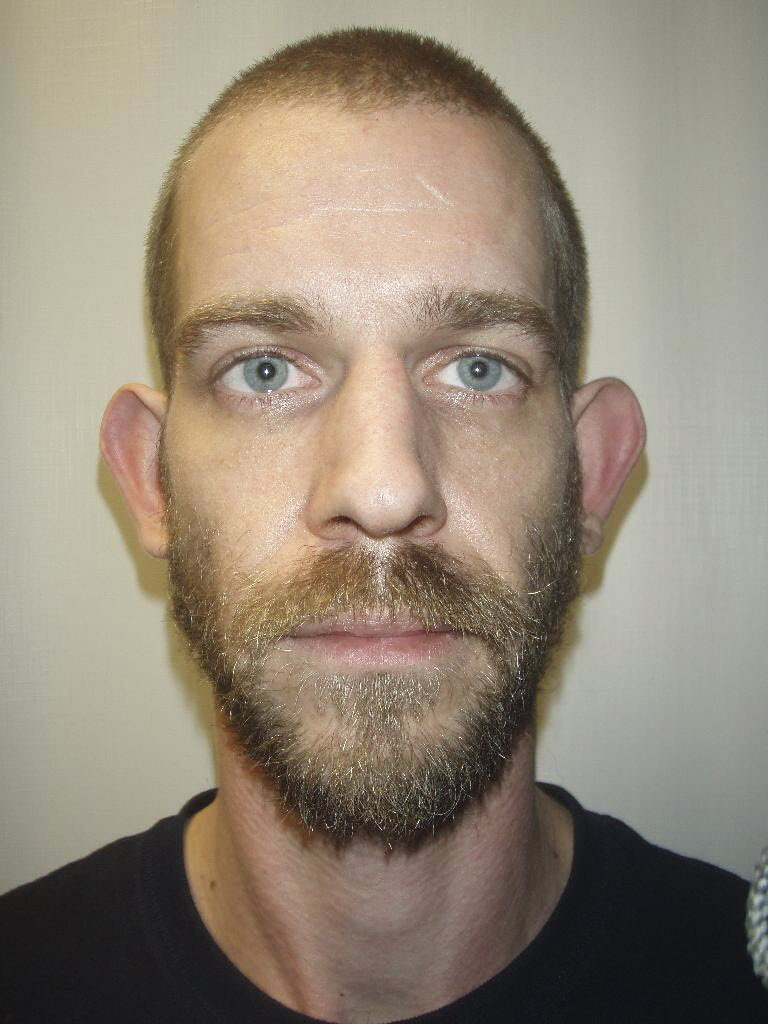
#> input picture sample_images/sample_face_0.jpg, 768 x 1024 px, given in place of sample_face_35.jpg, which was not available
$ python face_haarcascade_with_image.py
#> lines starting #> are read from the running program, lines starting #| are printed output that depends on the picture; after the words box and inside, x2 and y2 are one past the last pixel; in counts of white or black regions, pixels touching at a corner belong together; pictures that were not available may be replaced by others from this repository, and a replacement may not be noted
import numpy as np
import cv2
import time
from datetime import datetime

MAX_INDEX_FOR_PHOTOS = 44

if __name__ == '__main__':
    # multiple cascades: https://github.com/Itseez/opencv/tree/master/data/haarcascades
    #https://github.com/Itseez/opencv/blob/master/data/haarcascades/haarcascade_frontalface_default.xml
    face_cascade = cv2.CascadeClassifier('haarcascades/haarcascade_frontalface_default.xml')
    #https://github.com/Itseez/opencv/blob/master/data/haarcascades/haarcascade_eye.xml
    eye_cascade = cv2.CascadeClassifier('haarcascades/haarcascade_eye.xml')
    index = 35
    while True:
        image_name = 'sample_face_'+str(index)+'.jpg'
        img = cv2.imread('sample_images/'+image_name,cv2.IMREAD_COLOR)
#> img is the input picture: shape (1024, 768, 3); mean B, G, R 119.4, 135.1, 147.2
        gray = cv2.cvtColor(img, cv2.COLOR_BGR2GRAY)
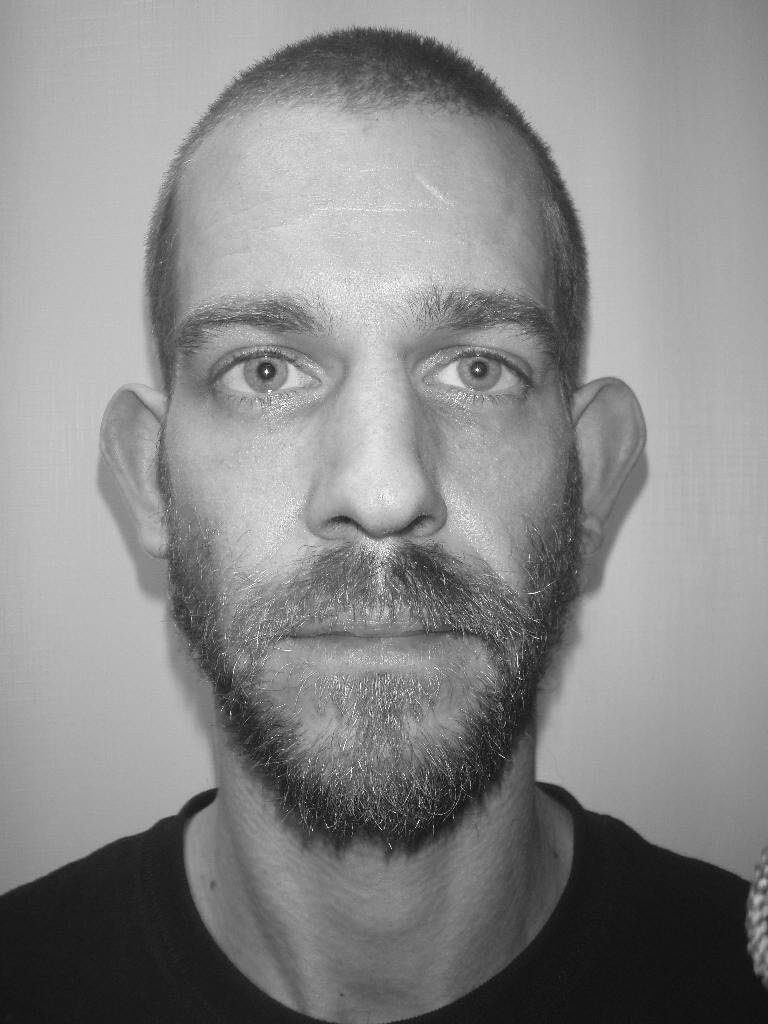
#> gray: shape (1024, 768); min 1, max 254, mean 136.9
        s_time = int(round(time.time() * 1000))
        faces = face_cascade.detectMultiScale(gray, 1.01, 3)
#> faces = [[99, 162, 552, 552]]
        e_time = int(round(time.time() * 1000))
        print("index:"+str(index)+" face_cascade took : "+str(e_time-s_time)+" ms")
        for (x,y,w,h) in faces:
            cv2.rectangle(img,(x,y),(x+w,y+h),(255,0,0),2)
            roi_gray = gray[y:y+h, x:x+w]
            roi_color = img[y:y+h, x:x+w]
            print("index:"+str(index)+" fx:"+str(x)+" fy:"+str(y)+" fw:"+str(w)+" fh:"+str(h))

            eyes = eye_cascade.detectMultiScale(roi_gray)
            for (ex,ey,ew,eh) in eyes:
                cv2.rectangle(roi_color,(ex,ey),(ex+ew,ey+eh),(0,255,0),2)
                print("index:"+str(index)+" ex:"+str(ex)+" ey:"+str(ey)+" ew:"+str(ew)+" eh:"+str(eh))
#> this loop made 1 pass
#| index:35 fx:99 fy:162 fw:552 fh:552
#| index:35 ex:365 ey:194 ew:25 eh:25
#| index:35 ex:91 ey:143 ew:138 eh:138
#| index:35 ex:318 ey:150 ew:125 eh:125
#> pass 1, `roi_gray = gray[y:y+h, x:x+w]`:
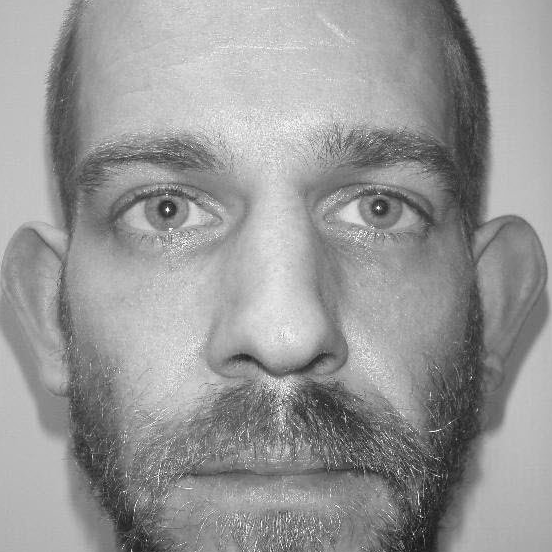
#> roi_gray: shape (552, 552); min 2, max 254, mean 151.6
#> pass 1, `roi_color = img[y:y+h, x:x+w]`:
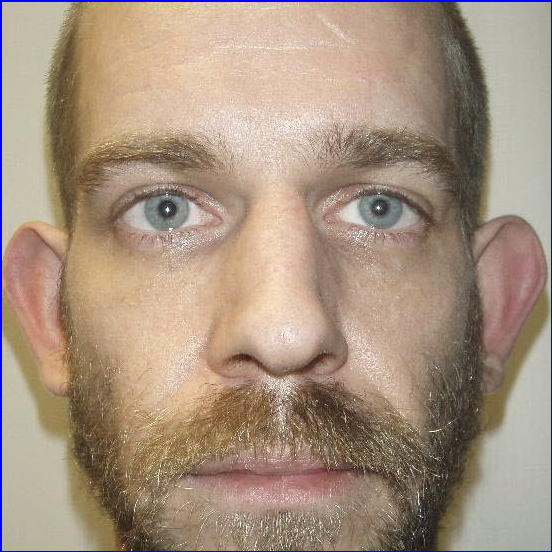
#> roi_color: shape (552, 552, 3); mean B, G, R 127.9, 146, 166.4
#> after the loop:
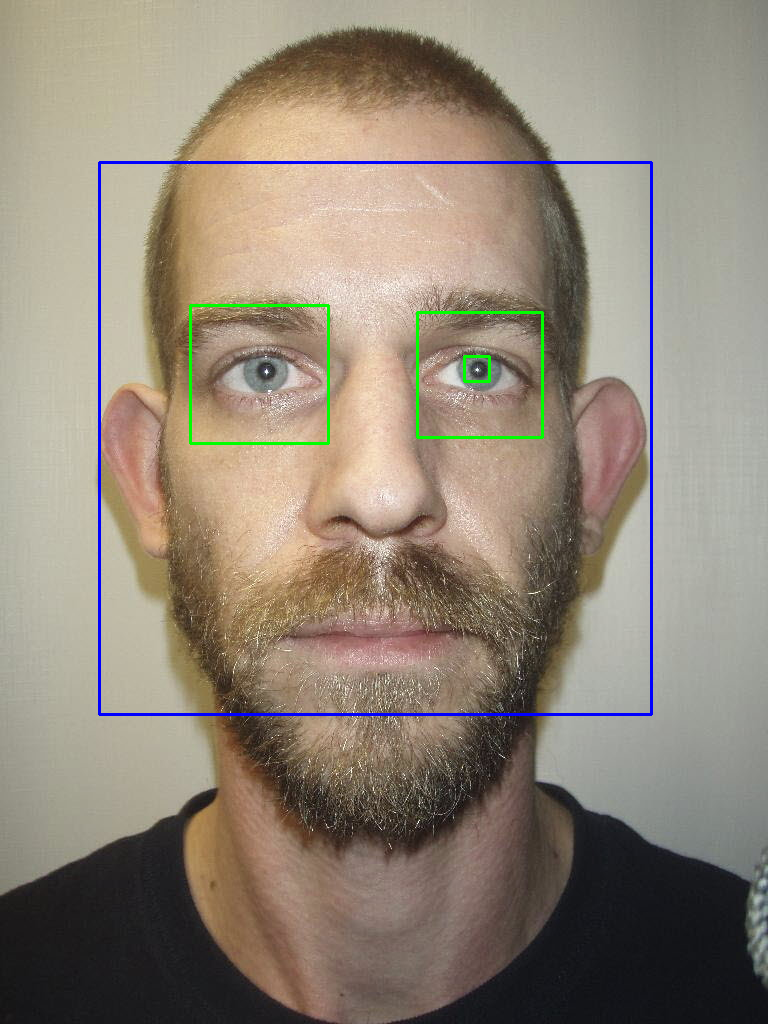
#> img: shape (1024, 768, 3); 1.28% of pixels changed, all inside (x1, y1, x2, y2) = (98, 161, 653, 716)
#> after the loop:
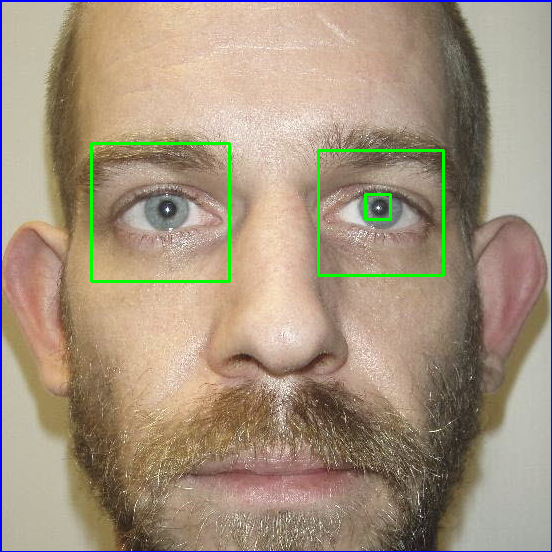
#> roi_color: shape (552, 552, 3); 1.13% of pixels changed, all inside (x1, y1, x2, y2) = (90, 142, 445, 283)

        cv2.imshow("image",img)
        if cv2.waitKey(1) & 0xFF == ord('q'):
#> (key q is pressed here)
            break
        index += 1
        index %= MAX_INDEX_FOR_PHOTOS
        time.sleep(2.0)

    cv2.destroyAllWindows()

$ run again, on sample_images/sample_face_12.jpg
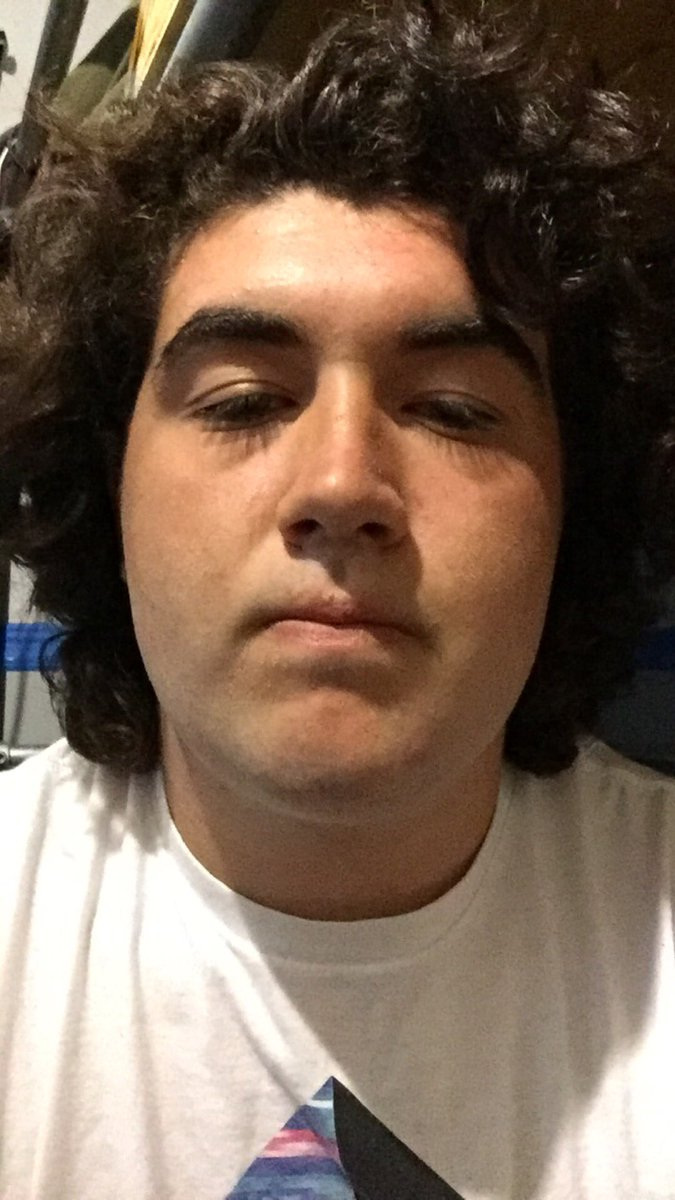
#> input picture sample_images/sample_face_12.jpg, 675 x 1200 px, given in place of sample_face_35.jpg, which was not available
#> img is the input picture: shape (1200, 675, 3); mean B, G, R 83.5, 99.5, 120.4
#> `gray = cv2.cvtColor(img, cv2.COLOR_BGR2GRAY)`:
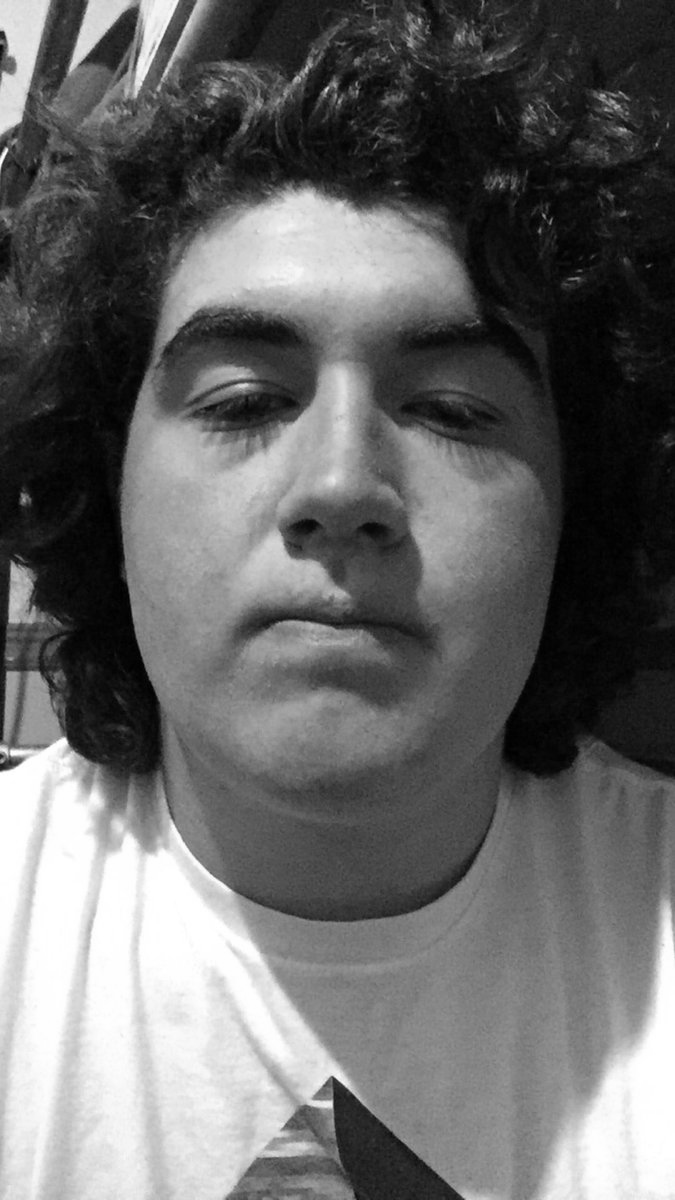
#> gray: shape (1200, 675); min 0, max 255, mean 103.9
#> faces = [[71, 1107, 34, 34], [233, 1078, 55, 55], [67, 1097, 84, 84], [122, 953, 160, 160], [71, 188, 528, 528]]
#> the loop `for (x,y,w,h) in faces:` made 5 passes
#> (printed output is left out)
#> after the loop `for (x,y,w,h) in faces:`:
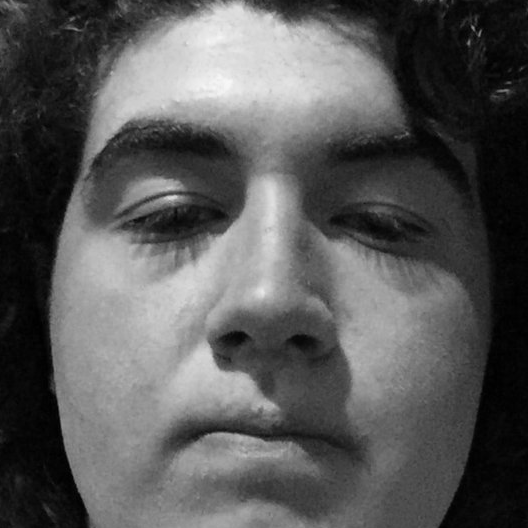
#> roi_gray: shape (528, 528); min 0, max 247, mean 87.9

$ run again, on sample_images/sample_face_13.jpg
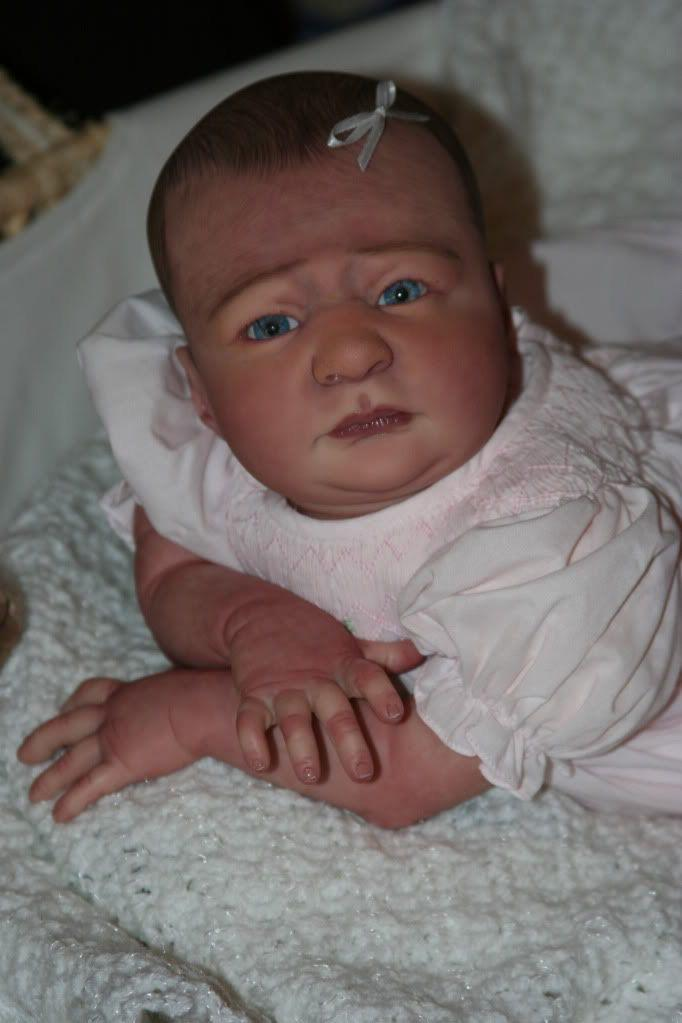
#> input picture sample_images/sample_face_13.jpg, 682 x 1023 px, given in place of sample_face_35.jpg, which was not available
#> img is the input picture: shape (1023, 682, 3); mean B, G, R 102.5, 105.2, 115
#> faces = 24 rows, first 6: [71, 813, 26, 26], [283, 730, 28, 28], [66, 845, 28, 28], [621, 850, 32, 32], [597, 948, 41, 41], [39, 591, 46, 46]
#> the loop `for (x,y,w,h) in faces:` made 24 passes
#> (printed output is left out)
#> after the loop `for (x,y,w,h) in faces:`:
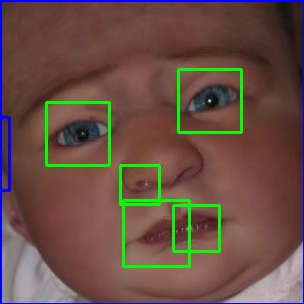
#> roi_color: shape (304, 304, 3); mean B, G, R 69.3, 79.2, 104.1
#> after the loop `for (x,y,w,h) in faces:`:
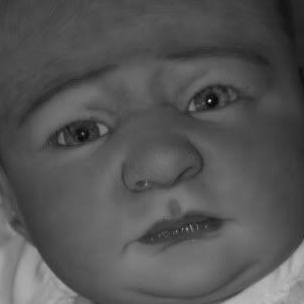
#> roi_gray: shape (304, 304); min 6, max 226, mean 84.7

$ run again, on sample_images/sample_face_14.jpg
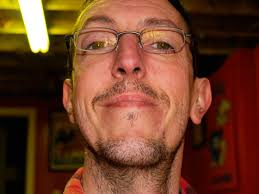
#> input picture sample_images/sample_face_14.jpg, 259 x 194 px, given in place of sample_face_35.jpg, which was not available
#> img is the input picture: shape (194, 259, 3); mean B, G, R 40.2, 63, 110.4
#> `gray = cv2.cvtColor(img, cv2.COLOR_BGR2GRAY)`:
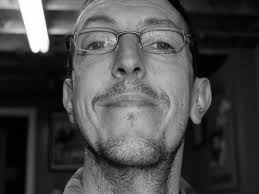
#> gray: shape (194, 259); min 0, max 255, mean 74.6
#> faces = [[105, 94, 57, 57], [57, 0, 144, 144]]
#> the loop `for (x,y,w,h) in faces:` made 2 passes
#> (printed output is left out)
#> after the loop `for (x,y,w,h) in faces:`:
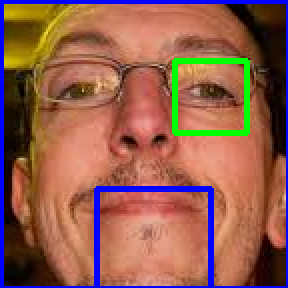
#> roi_color: shape (144, 144, 3) (shown 2 times larger); mean B, G, R 78.4, 94.2, 146.1
